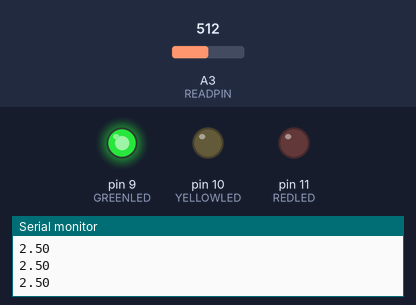
This sketch was run on a simulated Arduino Uno, built with avr-gcc and run on an emulated ATmega328P. Shown: output pins drawn as LEDs (lit = HIGH), the last lines printed to the serial monitor. The test bench sets the inputs (shaded band); at power-on: A3 (READPIN) = 512.

Above: at 1.2 s.
1.3 s: A3 (READPIN) set to 606
2.8 s: A3 (READPIN) set to 624
At 3.1 s:
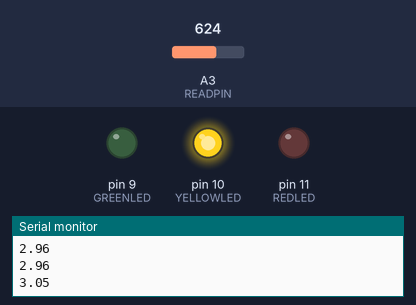
4.3 s: A3 (READPIN) set to 802
5.8 s: A3 (READPIN) set to 836
At 6.3 s:
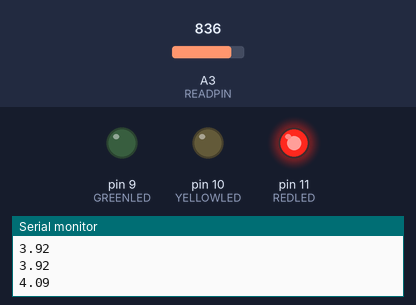
7.4 s: A3 (READPIN) set to 716
At 8.3 s:
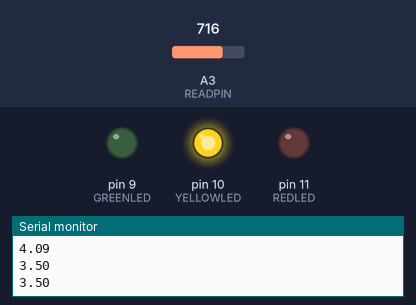
9.2 s: A3 (READPIN) set to 900
At 10.3 s:
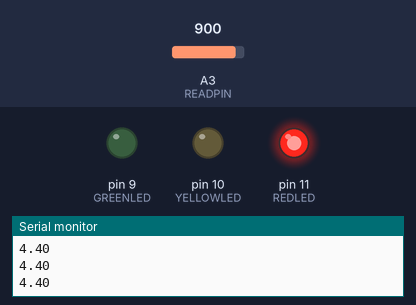
Timing chart, 0 to 11.9 s (numbered marks = the images above; inputs shaded):
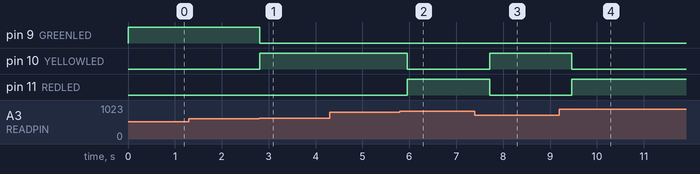

The sketch:

Lesson_13_Homework.ino
```cpp
//Declaring Variables
int READPIN = A3;
int GREENLED = 9;
int REDLED = 11;
int YELLOWLED = 10;
int READVAL;
float VOLTAGE;
int DELAY = 350;

void setup() {
  //Starting Serial Port
  Serial.begin(9600);
  //Starting analogRead
  pinMode(READPIN, INPUT);
  //Starting LED's
  pinMode(GREENLED, OUTPUT);
  pinMode(REDLED, OUTPUT);
  pinMode(YELLOWLED, OUTPUT);
}

void loop() {
  //Reading the voltage value
  READVAL = analogRead(READPIN);
  //Converting voltage value through equations for actual voltage
  VOLTAGE = (5. / 1023.) * READVAL;
  //Setting up Serial Print
  Serial.println(VOLTAGE);

//Turning on Red LED when voltage is greater than 4V
  if (VOLTAGE > 4.0) {
    digitalWrite(REDLED, HIGH);
    digitalWrite(YELLOWLED, LOW);
    digitalWrite(GREENLED, LOW);
  }

//Turning on Green LED when voltage is less than 3V
  if (VOLTAGE < 3.0) {
    digitalWrite(REDLED, LOW);
    digitalWrite(YELLOWLED, LOW);
    digitalWrite(GREENLED, HIGH);
  }

//Turning on Red LED when voltage is greater than 3V and less than 4V
  if (VOLTAGE > 3.0 && 4.0 > VOLTAGE) {
    digitalWrite(REDLED, LOW);
    digitalWrite(YELLOWLED, HIGH);
    digitalWrite(GREENLED, LOW);
  }
  delay(DELAY);

}
```

Measured:
- the behaviour switches between 613 and 614 on A3 (READPIN) (found by bisection; images 0 and 1)
- the behaviour switches between 818 and 819 on A3 (READPIN) (found by bisection; images 1 and 2)
- after the input at 2.8 s, pin 9 (GREENLED): HIGH → LOW at once; pin 10 (YELLOWLED): LOW → HIGH at once
- after the input at 5.8 s, pin 10 (YELLOWLED): HIGH → LOW after 0.16 s; pin 11 (REDLED): LOW → HIGH after 0.16 s
- after the input at 7.4 s, pin 10 (YELLOWLED): LOW → HIGH after 0.31 s; pin 11 (REDLED): HIGH → LOW after 0.31 s
- after the input at 9.2 s, pin 10 (YELLOWLED): HIGH → LOW after 0.26 s; pin 11 (REDLED): LOW → HIGH after 0.26 s
